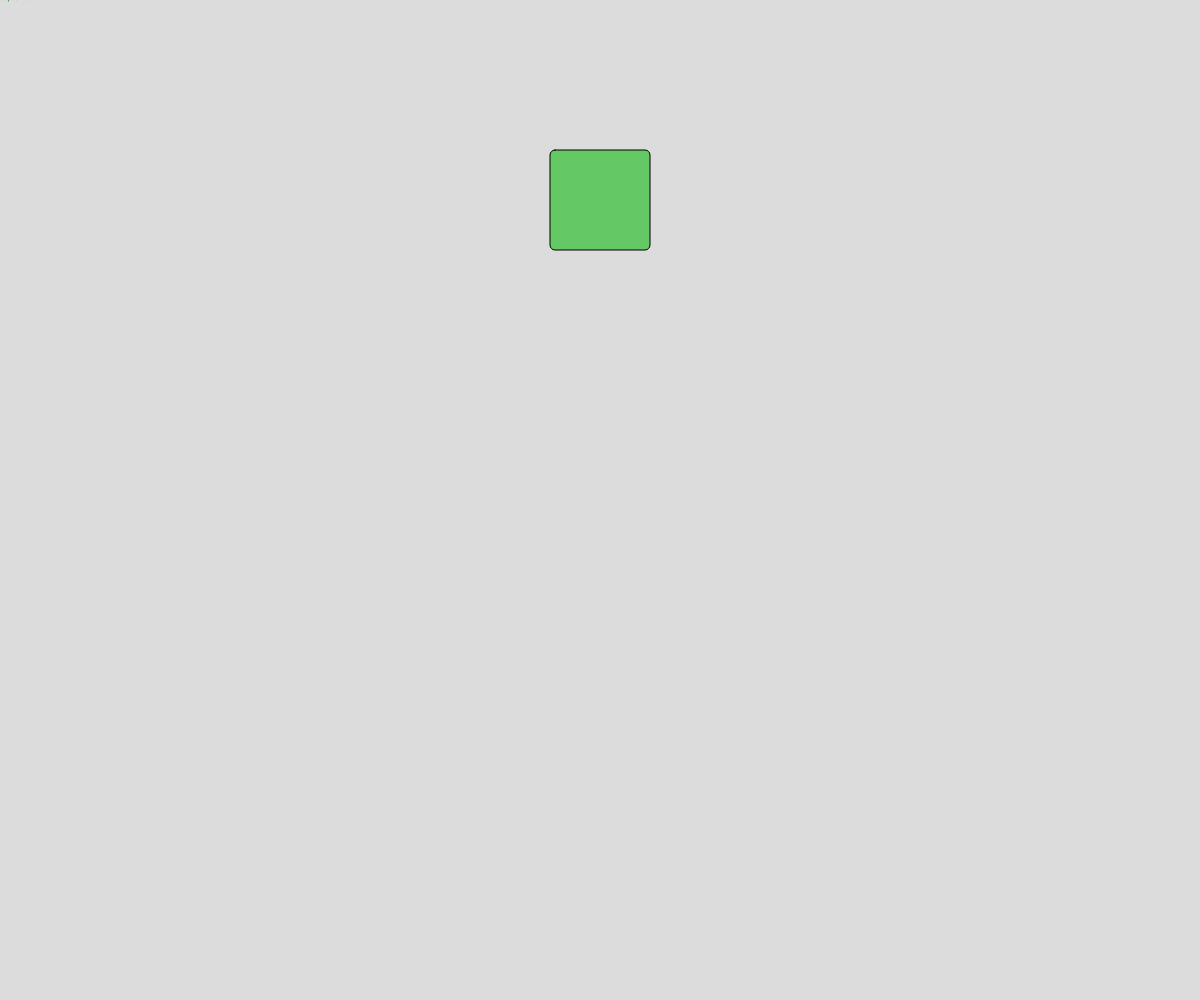
Frame 1 (no input)
Frame 60 (no input): identical to frame 1, image omitted
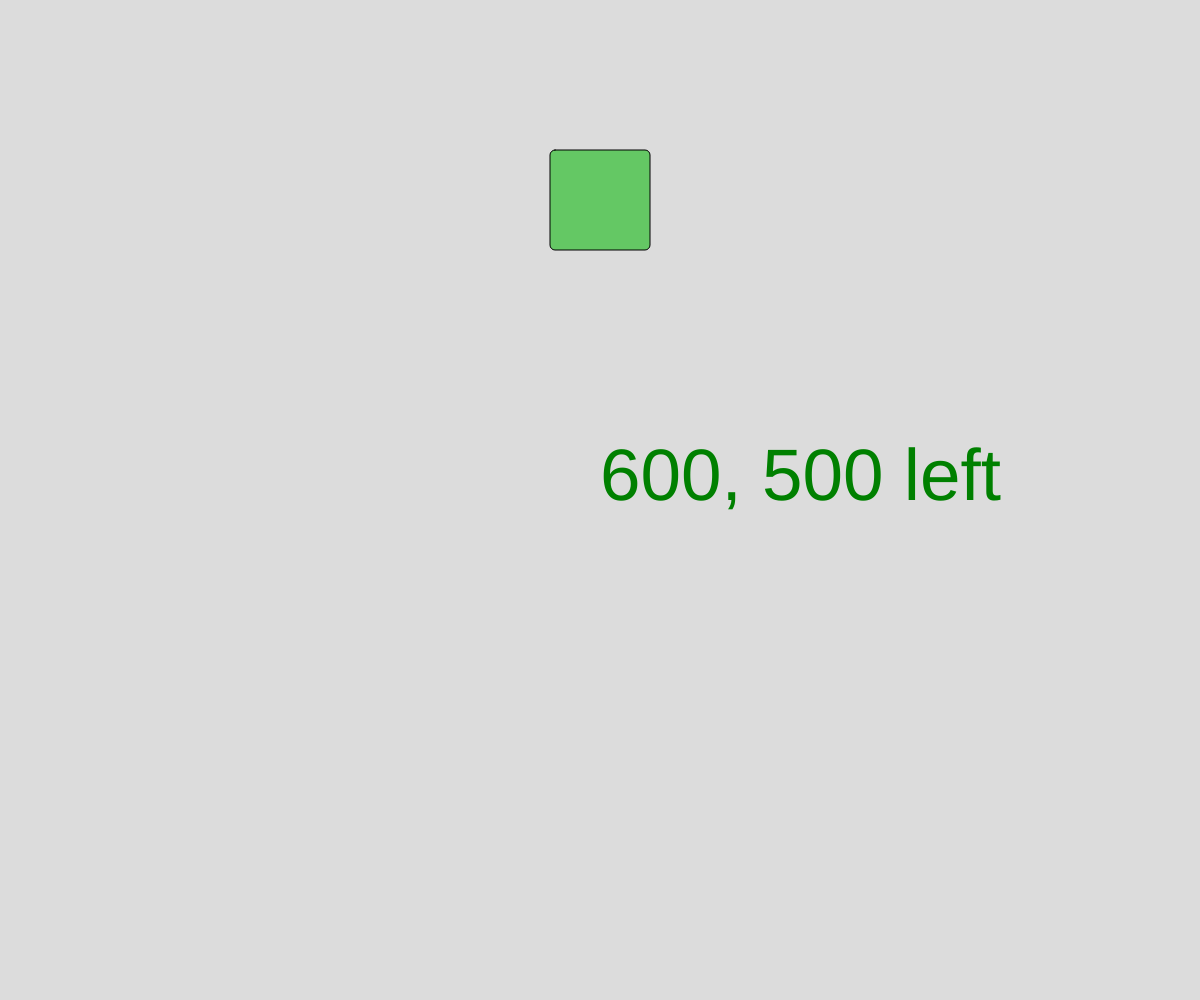
Frame 120 (the mouse pressed at the canvas centre since frame 60)

The p5.js sketch that drew these frames (run headless with seeded random() and noise() and a simulated clock; from frame 60 on, the mouse is pressed at the canvas centre):

// p5.js sketch
// ── sketch.js
// User Events
// Marcus Cheecham
// Febuary 7th, 2025

/*Global Variable ceclarations
Define your goals here.
You can only store simple/primitive data
at this point. (no system variables) */

let tSize;
let x; //declaration only

function setup() {
  //runs once at the start
  createCanvas(windowWidth, windowHeight);
  x = width/2; // Initialization, do in setup()
  rectMode(CENTER);
}

function draw() {

  //runs over and over, target 60 FPS
  background(220);

  // ------------ Mouse ----------

  //print("Current frame: " + frameCount); //Console.log();
  fill("green"); // Fill/ stroke can use color strings
  textSize(tSize);
  text(mouseX + ", " + mouseY + " " + mouseButton, mouseX, mouseY);

  // -------- Keybored section ---------
  fill(100, 200, 100);
  square(x, 200, 100, 5);

  if (keyIsDown(LEFT_ARROW)) {
    x-= 5;
  }
  if (keyIsDown(RIGHT_ARROW)) {
    x+= 5;
  }
  if (x < 0) { // off left edge
    x = width; // Create a around effect
  }
  if (x > width) {
    x = 0;
  }
}

function mousePressed() {
  //this is called automatically... Do NOT call it yourself.
  // This is called ONCE per MOUSE BUTTON PRESS
  tSize = random(5, 100);
}
